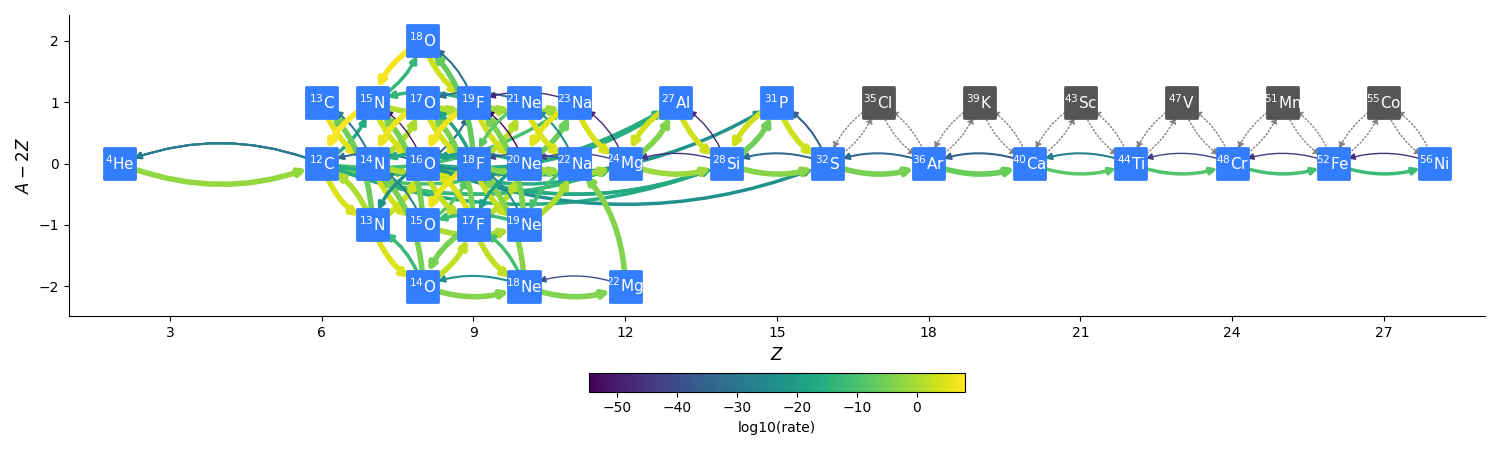

Reproduce this figure in Python.
# a blend of CNO_extras and subch_simple

import pynucastro as pyna
from pynucastro.networks import AmrexAstroCxxNetwork

DO_DERIVED_RATES = True

def get_library():

    reaclib_lib = pyna.ReacLibLibrary()

    all_reactants = ["h1", "he4",
                     "c12", "c13",
                     "n13", "n14", "n15",
                     "o14", "o15", "o16", "o17", "o18",
                     "f17", "f18", "f19",
                     "ne18", "ne19", "ne20", "ne21",
                     "na22", "na23",
                     "mg22", "mg24",
                     "al27", "si28", "p31", "s32",
                     "cl35", "ar36", "k39", "ca40",
                     "sc43", "ti44", "v47", "cr48",
                     "mn51", "fe52", "co55", "ni56"]

    subch = reaclib_lib.linking_nuclei(all_reactants)

    # in this list, we have the reactants, the actual reactants,
    # and modified products that we will use instead
    other_rates = [("c12(c12,n)mg23", "mg24"),
                   ("o16(o16,n)s31", "s32"),
                   ("o16(c12,n)si27", "si28")]

    for r, mp in other_rates:
        _r = reaclib_lib.get_rate_by_name(r)
        _r.modify_products(mp)
        subch += pyna.Library(rates=[_r])

    # finally, the aprox nets don't include the reverse rates for
    # C12+C12, C12+O16, and O16+O16, so remove those

    for r in subch.get_rates():
        if sorted(r.products) in [[pyna.Nucleus("c12"), pyna.Nucleus("c12")],
                                  [pyna.Nucleus("c12"), pyna.Nucleus("o16")],
                                  [pyna.Nucleus("o16"), pyna.Nucleus("o16")]]:
            subch.remove_rate(r)

    # C12+Ne20 and reverse
    # (a,g) links between Na23 and Al27
    # (a,g) links between Al27 and P31

    rates_to_remove = ["p31(p,c12)ne20",
                       "si28(a,c12)ne20",
                       "ne20(c12,p)p31",
                       "ne20(c12,a)si28",
                       "na23(a,g)al27",
                       "al27(g,a)na23",
                       "al27(a,g)p31",
                       "p31(g,a)al27"]

    for r in rates_to_remove:
        print("removing: ", r)
        _r = subch.get_rate_by_name(r)
        subch.remove_rate(_r)

    if DO_DERIVED_RATES:
        rates_to_derive = []
        for r in subch.get_rates():
            if r.reverse:
                # this rate was computed using detailed balance, regardless
                # of whether Q < 0 or not.  We want to remove it and then
                # recompute it
                rates_to_derive.append(r)

        # now for each of those derived rates, look to see if the pair exists

        for r in rates_to_derive:
            fr = subch.get_rate_by_nuclei(r.products, r.reactants)
            if fr:
                print(f"modifying {r} from {fr}")
                subch.remove_rate(r)
                d = pyna.DerivedRate(rate=fr, compute_Q=False, use_pf=True)
                subch.add_rate(d)

    return subch

def doit():

    subch = get_library()

    # these are the rates that we are going to allow to be optionally
    # zeroed
    r1 = subch.get_rate_by_name("c12(p,g)n13")
    r2 = subch.get_rate_by_name("n13(he4,p)o16")

    net = AmrexAstroCxxNetwork(libraries=[subch], symmetric_screening=True, disable_rate_params=[r1, r2])
    net.make_ap_pg_approx(intermediate_nuclei=["cl35", "k39", "sc43", "v47", "mn51", "co55"])
    net.remove_nuclei(["cl35", "k39", "sc43", "v47", "mn51", "co55"])

    # finally, the aprox nets don't include the reverse rates for
    # C12+C12, C12+O16, and O16+O16, so remove those

    print(f"number of nuclei: {len(net.unique_nuclei)}")
    print(f"number of rates: {len(net.rates)}")

    comp = pyna.Composition(net.get_nuclei())
    comp.set_all(0.1)
    comp.set_nuc("he4", 0.95)
    comp.normalize()

    rho = 1.e6
    T = 1.e9

    net.plot(rho, T, comp, outfile="CNO_He_burn.png",
             rotated=True, hide_xalpha=True, curved_edges=True,
             size=(1500, 450),
             node_size=500, node_font_size=11, node_color="#337dff", node_shape="s",
             Z_range=(1,29))

    net.write_network()


if __name__ == "__main__":
    doit()
